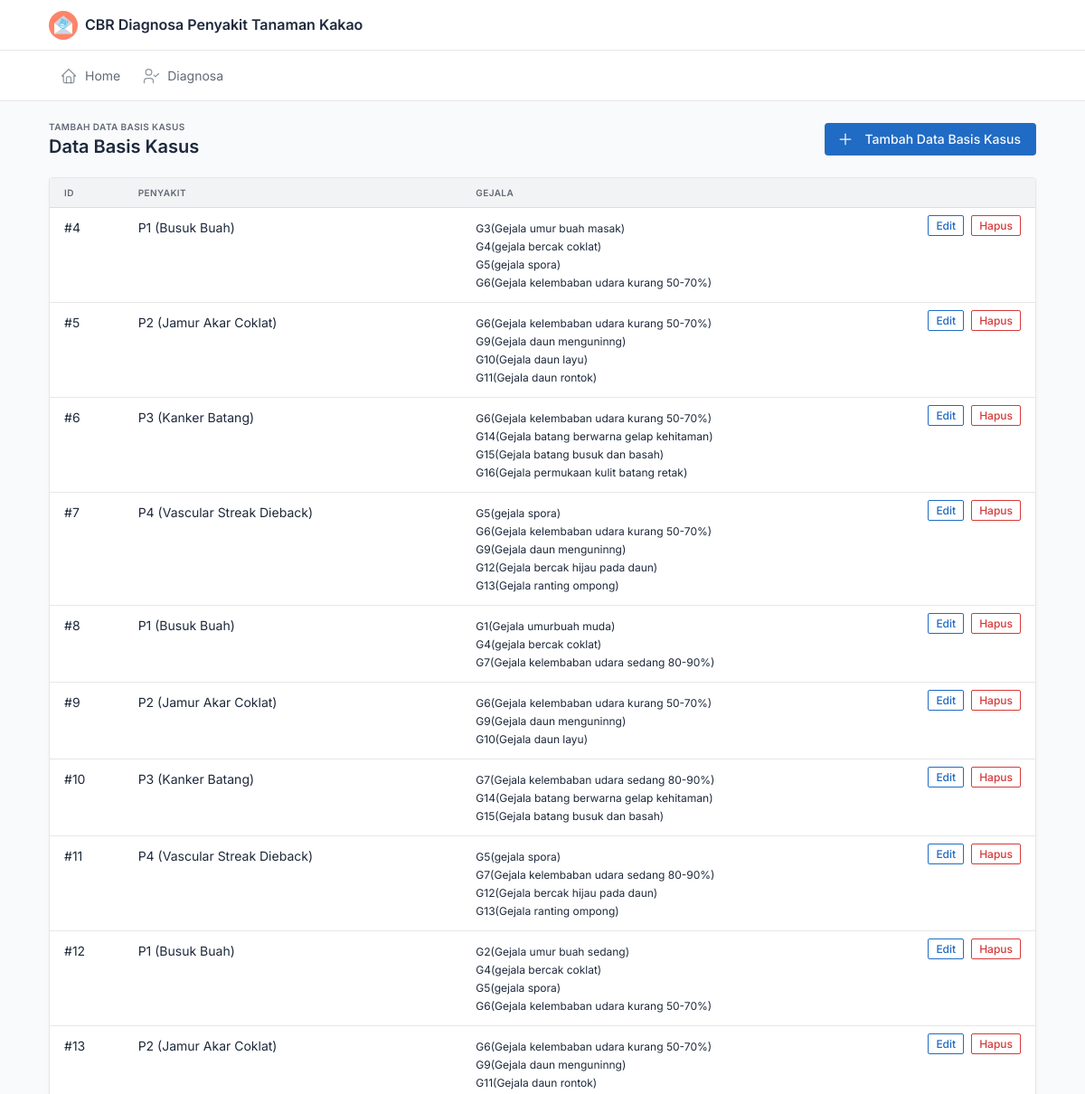
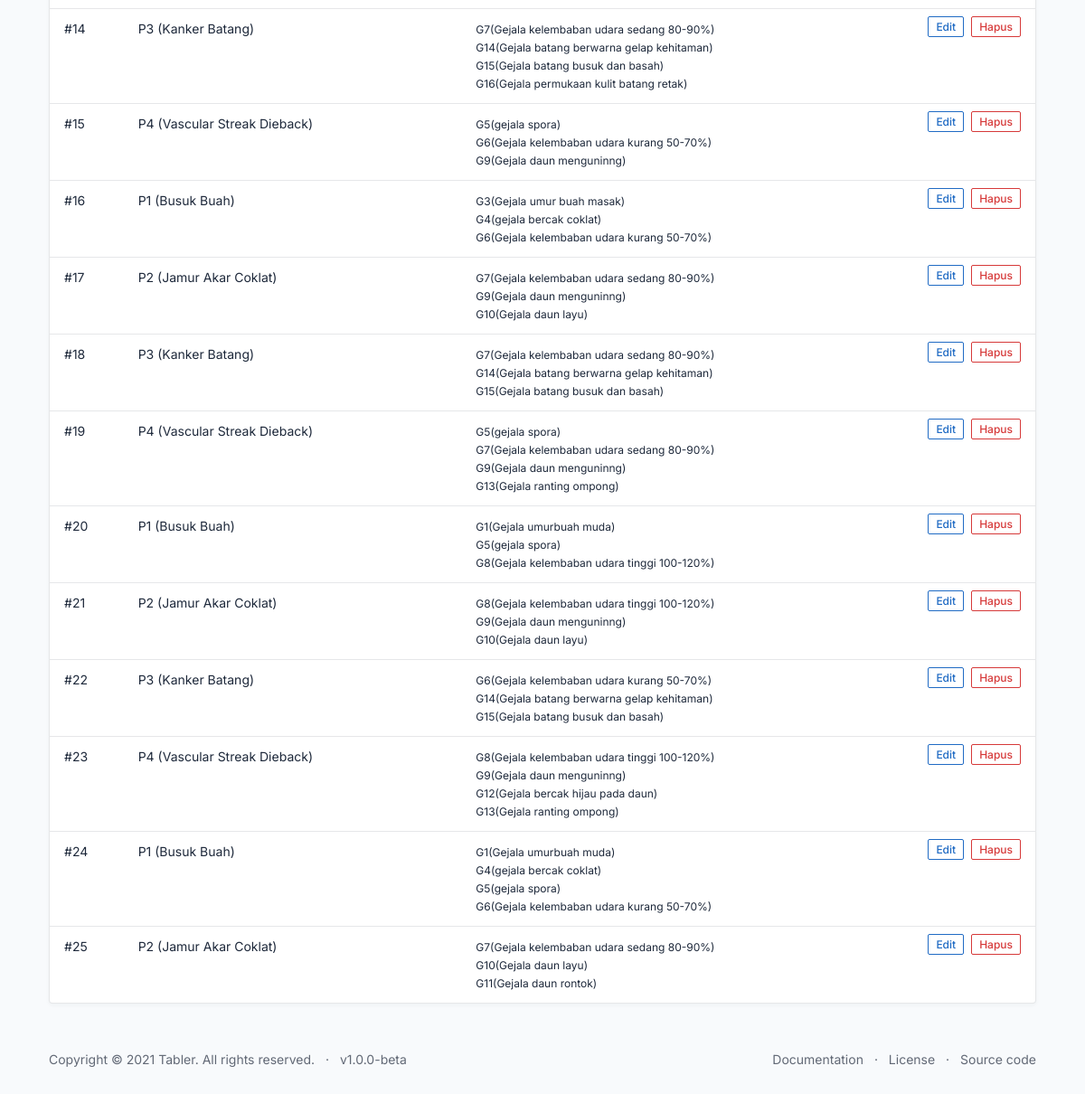
The app's page /app/basis-kasus with its own data (2 pictures, top to bottom).
### app/models.py (models this page shows, shortened)
class BasisKasus(models.Model):
    created_at = models.DateTimeField(auto_now_add=True)
    updated_at = models.DateTimeField(auto_now=True)
    daftar_gejala = models.ManyToManyField(Gejala)
    penyakit = models.ForeignKey(Penyakit, on_delete=models.CASCADE)

class Penyakit(models.Model):
    created_at = models.DateTimeField(auto_now_add=True)
    updated_at = models.DateTimeField(auto_now=True)
    nama = models.CharField(max_length=256)
    tindakan = models.CharField(max_length=1000)

class Gejala(models.Model):
    created_at = models.DateTimeField(auto_now_add=True)
    updated_at = models.DateTimeField(auto_now=True)
    nama = models.CharField(max_length=256)

### app/views/basiskasus.py (the view)
# urls.py: path('basis-kasus', basiskasus.BasisKasusListView.as_view(), name='list_basis_kasus'),
class BasisKasusListView(ListView):
    extra_context = {
      'page_title': 'Data Basis Kasus',
      'page_pretitle': 'Tambah Data Basis Kasus'
    }
    model = BasisKasus
    template_name = 'app/basis-kasus/list.html'

### templates/app/basis-kasus/list.html (shortened to what this page needs)
{% extends 'app/base.html' %}
{% block page_actions %}
  <a href="/app/basis-kasus/create" class="btn btn-primary d-none d-sm-inline-block">
    Tambah Data Basis Kasus
  </a>
{% endblock %}
{% block content %}
  <div class="row justify-center">
    <div class="col-12">
      <div class="card">
        <div class="table-responsive">
          <table class="table table-vcenter card-table">
            <thead>
              <tr>
                <th>ID</th>
                <th>Penyakit</th>
                <th>Gejala</th>
                <th class="w-1"></th>
              </tr>
            </thead>
            <tbody>
              {% for item in object_list %}
                <tr>
                  <td  style="vertical-align: top;">
                    <div class="d-flex py-1 align-items-center">
                      <div class="flex-fill">
                        <div class="font-weight-medium">#{{ item.id }}</div>
                      </div>
                    </div>
                  </td>
                  <td style="vertical-align: top;">
                    <div class="d-flex py-1 align-items-center">
                      <div class="flex-fill">
                        <div class="font-weight-medium">{{ item.penyakit.nama }}</div>
                      </div>
                    </div>
                  </td>
                  <td  style="vertical-align: top;">
                    <div class="d-flex py-1 align-items-center">
                      <div class="flex-fill">
                        {% for gejala in item.daftar_gejala.all %}
                          <div class="font-weight-medium"><small>{{ gejala.nama }}</small></div>
                        {% endfor %}
                      </div>
                    </div>
                  </td>
                  <td class="text-end"  style="vertical-align: top;">
                    <div class="btn-list flex-nowrap">
                      <a href="/app/basis-kasus/{{item.id}}/update" class="btn btn-sm btn-outline-primary">
                        Edit
                      </a>
                      <a href="/app/basis-kasus/{{item.id}}/delete" class="btn btn-sm btn-outline-danger">
                        Hapus
                      </a>
                    </div>
                  </td>
                </tr>
              {% endfor %}
            </tbody>
          </table>
        </div>
      </div>
    </div>
  </div>
{% endblock %}

### records on screen
BasisKasus: id "4", penyakit.nama "P1 (Busuk Buah)"
Gejala: nama "G3(Gejala umur buah masak)"
Gejala: nama "G4(gejala bercak coklat)"
Gejala: nama "G5(gejala spora)"
Gejala: nama "G6(Gejala kelembaban udara kurang 50-70%)"
BasisKasus: id "5", penyakit.nama "P2 (Jamur Akar Coklat)"
Gejala: nama "G9(Gejala daun menguninng)"
Gejala: nama "G10(Gejala daun layu)"
Gejala: nama "G11(Gejala daun rontok)"
BasisKasus: id "6", penyakit.nama "P3 (Kanker Batang)"
Gejala: nama "G14(Gejala batang berwarna gelap kehitaman)"
Gejala: nama "G15(Gejala batang busuk dan basah)"
Gejala: nama "G16(Gejala permukaan kulit batang retak)"
BasisKasus: id "7", penyakit.nama "P4 (Vascular Streak Dieback)"
Gejala: nama "G12(Gejala bercak hijau pada daun)"
Gejala: nama "G13(Gejala ranting ompong)"
BasisKasus: id "8", penyakit.nama "P1 (Busuk Buah)"
Gejala: nama "G1(Gejala umurbuah muda)"
Gejala: nama "G7(Gejala kelembaban udara sedang 80-90%)"
BasisKasus: id "9", penyakit.nama "P2 (Jamur Akar Coklat)"
BasisKasus: id "10", penyakit.nama "P3 (Kanker Batang)"
BasisKasus: id "11", penyakit.nama "P4 (Vascular Streak Dieback)"
BasisKasus: id "12", penyakit.nama "P1 (Busuk Buah)"
Gejala: nama "G2(Gejala umur buah sedang)"
BasisKasus: id "13", penyakit.nama "P2 (Jamur Akar Coklat)"
BasisKasus: id "14", penyakit.nama "P3 (Kanker Batang)"
BasisKasus: id "15", penyakit.nama "P4 (Vascular Streak Dieback)"
BasisKasus: id "16", penyakit.nama "P1 (Busuk Buah)"
BasisKasus: id "17", penyakit.nama "P2 (Jamur Akar Coklat)"
BasisKasus: id "18", penyakit.nama "P3 (Kanker Batang)"
BasisKasus: id "19", penyakit.nama "P4 (Vascular Streak Dieback)"
BasisKasus: id "20", penyakit.nama "P1 (Busuk Buah)"
Gejala: nama "G8(Gejala kelembaban udara tinggi 100-120%)"
BasisKasus: id "21", penyakit.nama "P2 (Jamur Akar Coklat)"
BasisKasus: id "22", penyakit.nama "P3 (Kanker Batang)"
BasisKasus: id "23", penyakit.nama "P4 (Vascular Streak Dieback)"
BasisKasus: id "24", penyakit.nama "P1 (Busuk Buah)"
BasisKasus: id "25", penyakit.nama "P2 (Jamur Akar Coklat)"

### other values on screen
{{ page_pretitle }} "TAMBAH DATA BASIS KASUS"
{{ page_title }} "Data Basis Kasus"
